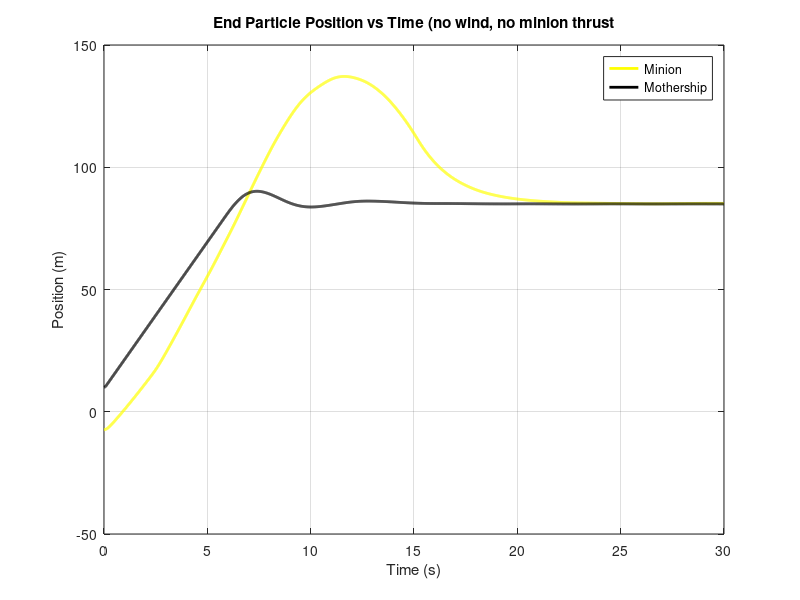
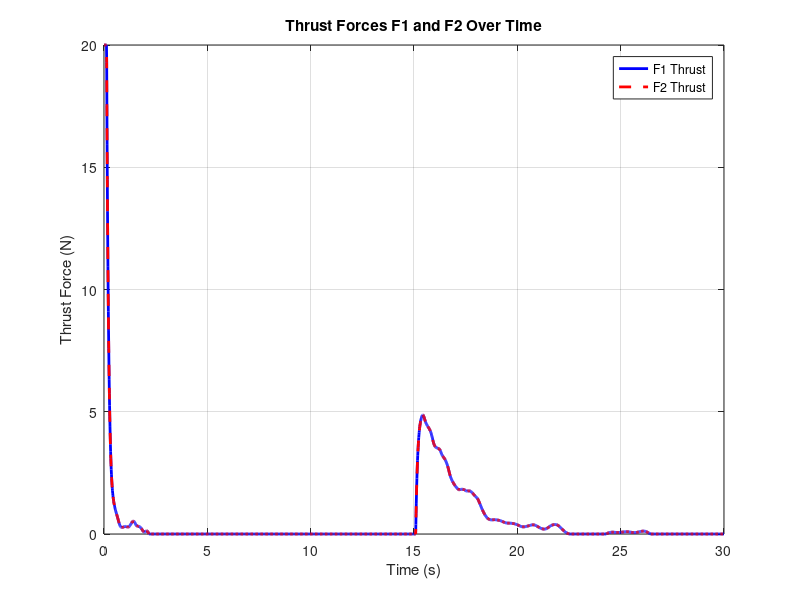
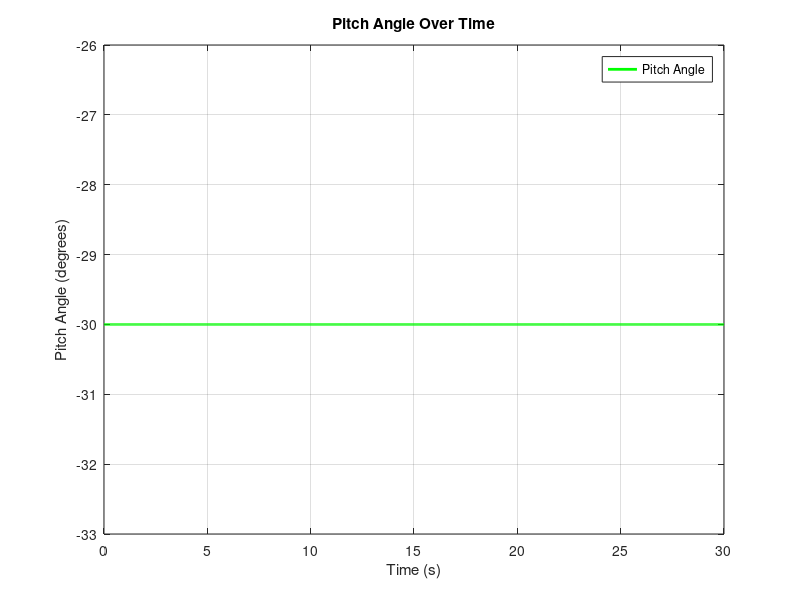
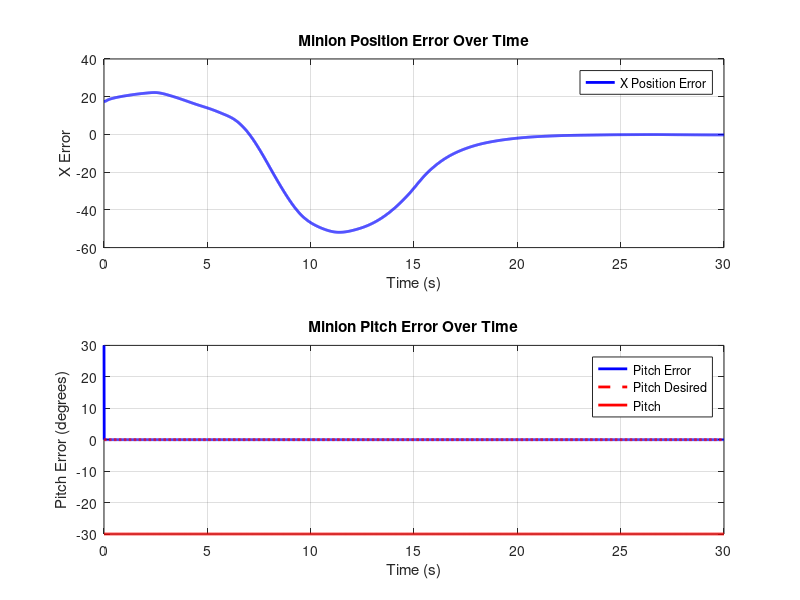

The MATLAB script that drew these images, in order:
clear;
clc;
close all;

% Parameters
N = 10;               % Number of masses
total_length = 100;   % Total length of the rope
default_mass = 0.05;  % Default mass of each segment(
masses = [6.47, repmat(default_mass, 1, N-2), 1]; % Masses: Mothership (10kg), Minion (1kg), Others (0.05kg)
k = 100;              % Spring stiffness
damping = 0.01;       % Damping coefficient
g = 9.81;             % Gravity (m/s^2)
dt = 0.01;            % Time step (s)
total_time = 30;      % Total simulation time (s)

% User-defined initial conditions
mother_ship_position = [10, 110]; % [x, y] position of the mother ship
rope_angle = deg2rad(100);         % Angle of the rope with respect to the horizontal (in radians)

% Derived parameters
rest_length = total_length / (N-1);  % Rest length of each spring

% Initial conditions
positions = zeros(N, 2);   % [x, y] positions of the masses
velocities = zeros(N, 2);  % [vx, vy] velocities of the masses
for i = 1:N
    positions(i, 1) = mother_ship_position(1) + (i-1) * rest_length * cos(rope_angle);
    positions(i, 2) = mother_ship_position(2) - (i-1) * rest_length * sin(rope_angle);
end

% Simulation loop
time = 0:dt:total_time;
trajectory = zeros(length(time), N, 2);

% Mothership control
mothership_target_position = [positions(1, 1) + 75, positions(1, 2)]; % Target for mothership
mothership_Kp = 10; 
mothership_Kd = 5;
mothership_max_velocity = 12; % Velocity limit

% Initial states
minion_l = 0.2;
minion_I = 0.5*masses(N)*minion_l^2;        % Moment of inertia (kg·m²)
minion_max_thrust = 20;      % Maximum thrust (N)
minion_theta = zeros(length(time), 1);  % Initial pitch angle (radians)
minion_theta(1) = deg2rad(-30);
minion_omega = zeros(length(time));
minion_Kp = diag([5, 2]);
minion_Kd = diag([10, 5]);
minion_thrust = zeros(length(0:dt:total_time), 2);
minion_error_record = zeros(length(time), 2);
minion_theta_desired_record = zeros(length(time), 1);

%%
% Simulation loop
for t = 1:length(time)

    % Store current positions and velocity
    trajectory(t, :, :) = positions;
    
    % Compute forces on each mass
    forces = zeros(N, 2);
    
    for i = 1:N
        % Spring force from the left segment
        if i > 1
            vecLeft = positions(i, :) - positions(i-1, :);
            distLeft = norm(vecLeft);
            forceLeft = -k * (distLeft - rest_length) * (vecLeft / distLeft);
            forces(i, :) = forces(i, :) + forceLeft;
        end
        
        % Spring force from the right segment
        if i < N
            vecRight = positions(i+1, :) - positions(i, :);
            distRight = norm(vecRight);
            forceRight = k * (distRight - rest_length) * (vecRight / distRight);
            forces(i, :) = forces(i, :) + forceRight;
        end
        
        % Damping + Gravity force
        forces(i, :) = forces(i, :) - damping * velocities(i, :);
        forces(i, 2) = forces(i, 2) - masses(i) * g;
    end
    
    % Mothership PD control
    mothership_error = mothership_target_position - positions(1, :);
    mothership_error_dot = -velocities(1, :);
    pd_force = mothership_Kp * mothership_error + mothership_Kd * mothership_error_dot + [0, masses(1) * g];
    forces(1, :) = forces(1, :) + pd_force;
    
    % % Apply PD controller for the minion (last particle)
    % target_position_minion = positions(1, 1);           % Target x is the mothership's current x
    % error_minion_x = target_position_minion - positions(N, 1); % Proportional term
    % error_dot_minion_x = -velocities(N, 1);               % Derivative term
    % pd_force_minion_x = Kp_minion * error_minion_x + Kd_minion * error_dot_minion_x;
    % pd_force_minion_x = min(max(pd_force_minion_x, -max_force_minion), max_force_minion);
    % forces(N, 1) = forces(N, 1) + pd_force_minion_x;  % Apply the constrained horizontal thrust
    % minion_thrust(t) = pd_force_minion_x;

    % Minion PD Control
    minion_state_current = [positions(N, 1); minion_theta(t)];
    minion_state_desired = [positions(1, 1); 0];
    minion_error = minion_state_desired - minion_state_current;
    minion_theta_desired_record(t) = minion_state_desired(2);
    minion_error_record(t, :) = minion_error;

    minion_state_dot_current = [velocities(N, 1); minion_omega(t)];
    % minion_state_dot_desired = [velocities(1, 1); 0];
    minion_state_dot_desired = [0; 0];
    minion_error_dot = minion_state_dot_desired - minion_state_dot_current;

    % Torque-ish
    control_input = (minion_Kp * minion_error) + (minion_Kd * minion_error_dot);
    thrust = masses(N) * (control_input(1)) / cos(minion_theta(t));
    torque_input = minion_I * control_input(2);

    F1 = (thrust / 2) + 2*(torque_input / minion_l)*minion_max_thrust;
    F1 = min(max(F1, 0), minion_max_thrust);
    F2 = (thrust / 2) - 2*(torque_input / minion_l)*minion_max_thrust;
    F2 = min(max(F2, 0), minion_max_thrust);

    thrust_force = (F1+F2) * [cos(minion_theta(t)), sin(minion_theta(t))];
    forces(N, :) = forces(N, :) + thrust_force;
    minion_thrust(t, :) = [F1, F2];

    torque_actual = (F2 - F1) * (minion_l / 2);
    minion_alpha = torque_actual / minion_I;

    if t==1
        minion_omega(t) = minion_alpha * dt;
        minion_theta(t) = minion_theta(t) + minion_omega(t) * dt;
    else 
        minion_omega(t) = minion_omega(t-1) + minion_alpha * dt;
        minion_theta(t) = minion_theta(t-1) + minion_omega(t-1) * dt;
    end

    % Update positions and velocities using Euler integration
    for i = 1:N
        accelerations = forces(i, :) / masses(i);
        velocities(i, :) = velocities(i, :) + accelerations * dt;
        
        % Limit velocity of the mothership (particle 1)
        if i == 1
            velocity_magnitude = norm(velocities(1, :));
            if velocity_magnitude > mothership_max_velocity
                velocities(1, :) = velocities(1, :) * (mothership_max_velocity / velocity_magnitude);
            end
        end
        
        % Update positions
        positions(i, :) = positions(i, :) + velocities(i, :) * dt;
    end
end
%%
% Position tracking
mothership_positions_x = squeeze(trajectory(:, 1, 1));
minion_positions_x = squeeze(trajectory(:, end, 1));
time = 0:dt:total_time;
figure;
plot(time, minion_positions_x, 'y', 'LineWidth', 2, 'DisplayName', 'Minion');
hold on;
plot(time, mothership_positions_x, 'k', 'LineWidth', 2, 'DisplayName', 'Mothership');
title('End Particle Position vs Time (no wind, no minion thrust');
xlabel('Time (s)');
ylabel('Position (m)');
legend;
grid on;
hold off;
%%
% Plot F1 and F2 over time
figure;
plot(time, minion_thrust(:, 1), 'b', 'LineWidth', 2, 'DisplayName', 'F1 Thrust');
hold on;
plot(time, minion_thrust(:, 2), '--r', 'LineWidth', 2, 'DisplayName', 'F2 Thrust');
title('Thrust Forces F1 and F2 Over Time');
xlabel('Time (s)');
ylabel('Thrust Force (N)');
legend;
grid on;
hold off;

% Plot pitch angle over time
figure;
plot(time, rad2deg(minion_theta), 'g', 'LineWidth', 2, 'DisplayName', 'Pitch Angle');
title('Pitch Angle Over Time');
xlabel('Time (s)');
ylabel('Pitch Angle (degrees)');
legend;
grid on;
%%
% Create a figure with two subplots
figure;

% Subplot 1: Position error (X)
subplot(2, 1, 1);
plot(time, minion_error_record(:, 1), 'b', 'LineWidth', 2, 'DisplayName', 'X Position Error');
hold on;
% plot(time, ones(size(time)), '--r', 'LineWidth', 2, 'DisplayName', 'Limit');
% plot(time, ones(size(time)), '--r', 'LineWidth', 2, 'DisplayName', 'Limit');
title('Minion Position Error Over Time');
xlabel('Time (s)');
ylabel('X Error');
grid on;
legend();
hold off;

% Subplot 2: Pitch error
subplot(2, 1, 2);
plot(time, minion_error_record(:, 2)/pi*180, 'b', 'LineWidth', 2, 'DisplayName', 'Pitch Error');
hold on;
plot(time, minion_theta_desired_record/pi*180, '--r', 'LineWidth', 2, 'DisplayName', 'Pitch Desired');
plot(time, minion_theta/pi*180, 'r', 'LineWidth', 2, 'DisplayName', 'Pitch');
title('Minion Pitch Error Over Time');
xlabel('Time (s)');
ylabel('Pitch Error (degrees)');
grid on;
legend();
hold off;
% %%
% % Calculate velocities from trajectory
% mother_ship_velocity_traj = diff(squeeze(trajectory(:, 1, :))) / dt; % Velocity of the mother ship
% minion_velocity_traj = diff(squeeze(trajectory(:, end, :))) / dt;    % Velocity of the minion
% 
% % Pad the velocities to match the time vector length (since diff reduces the size by 1)
% mother_ship_velocity_traj = [mother_ship_velocity_traj; [0, 0]];
% minion_velocity_traj = [minion_velocity_traj; [0, 0]];
% 
% % Visualization
% figure;
% for t = 1:10:length(time)
%     % Plot the rope
%     plot(squeeze(trajectory(t, :, 1)), squeeze(trajectory(t, :, 2)), '-o', 'LineWidth', 2);
%     hold on;
%     plot(squeeze(trajectory(t, 1, 1)), squeeze(trajectory(t, 1, 2)), 'ko', 'LineWidth', masses(1), 'DisplayName', 'Mothership');
%     plot(squeeze(trajectory(t, N, 1)), squeeze(trajectory(t, N, 2)), 'yo', 'LineWidth', masses(1), 'DisplayName', 'Minion');
% 
%     % Plot the target point for the mothership
%     plot(mothership_target_position(1), mothership_target_position(2), 'rx', 'MarkerSize', 10, 'LineWidth', 2, 'DisplayName', 'Initial Target');
%     % plot(target_position(1), target_position(2)+drop_down_distance, 'rx', 'MarkerSize', 10, 'LineWidth', 2, 'DisplayName', 'Initial Target');
%     % plot(target_position(1), target_position(2), 'bx', 'MarkerSize', 10, 'LineWidth', 2, 'DisplayName', 'Final Target');
% 
%     % Extract velocities for current frame
%     mother_ship_velocity = mother_ship_velocity_traj(t, :);
%     minion_velocity = minion_velocity_traj(t, :);
%     % wind_force = wind_record(t, :);
% 
%     % % Print velocity vectors and wind force on the screen
%     % annotation_str = sprintf(['Time: %.2f s\n' ...
%     %                           'Mother Ship Velocity: [%.2f, %.2f] m/s\n' ...
%     %                           'Minion Velocity: [%.2f, %.2f] m/s\n' ...
%     %                           'Wind Force: [%.2f, %.2f] N\n'], ...
%     %                           time(t), mother_ship_velocity(1), mother_ship_velocity(2), ...
%     %                           minion_velocity(1), minion_velocity(2), ...
%     %                           wind_force(1), wind_force(2));
%     % text(5, mother_ship_position(2)+15, annotation_str, 'FontSize', 10, 'BackgroundColor', 'w');
% 
%     % Plot formatting
%     axis equal;
%     xlim([0, 150]);
%     ylim([-10, mother_ship_position(2)+20]);
%     title(sprintf('Time: %.2f s', time(t)));
%     xlabel('X Position (m)');
%     ylabel('Y Position (m)');
%     drawnow;
%     pause(dt);
%     hold off;
% end